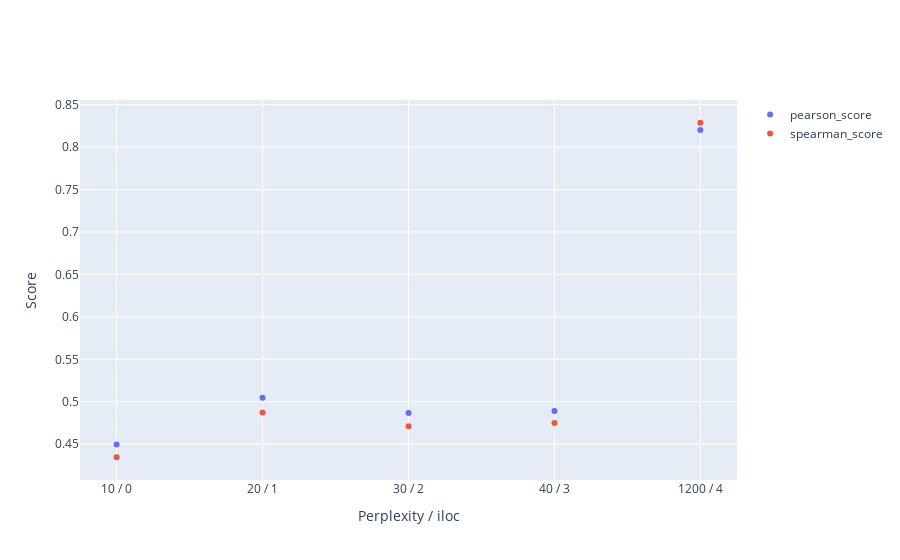

Here is the notebook cell this chart was saved with:
### Code cell
tsne_grid = run_tsne_grid(
  convert_similarity_to_distance(similarity_matrix), 
  perplexity_values = [10, 20, 30, 40, 1200] # more values are possible here (time consuming), e.g. [50, 200, 800]
)
plot_tsne_grid(tsne_grid)
print_tsne_grid(tsne_grid)

### Figure 1 — Plotly figure (JSON) as saved in the notebook; plotly's stock layout.template omitted (floating-point values rounded to 4 significant figures)
{"data": [{"mode": "markers", "name": "pearson_score", "type": "scatter", "x": ["10 / 0", "20 / 1", "30 / 2", "40 / 3", "1200 / 4"], "y": [0.4495, 0.5049, 0.4867, 0.4891, 0.8202]}, {"mode": "markers", "name": "spearman_score", "type": "scatter", "x": ["10 / 0", "20 / 1", "30 / 2", "40 / 3", "1200 / 4"], "y": [0.4346, 0.4874, 0.4711, 0.475, 0.8287]}], "layout": {"xaxis": {"title": {"text": "Perplexity / iloc"}}, "yaxis": {"title": {"text": "Score"}}}}
